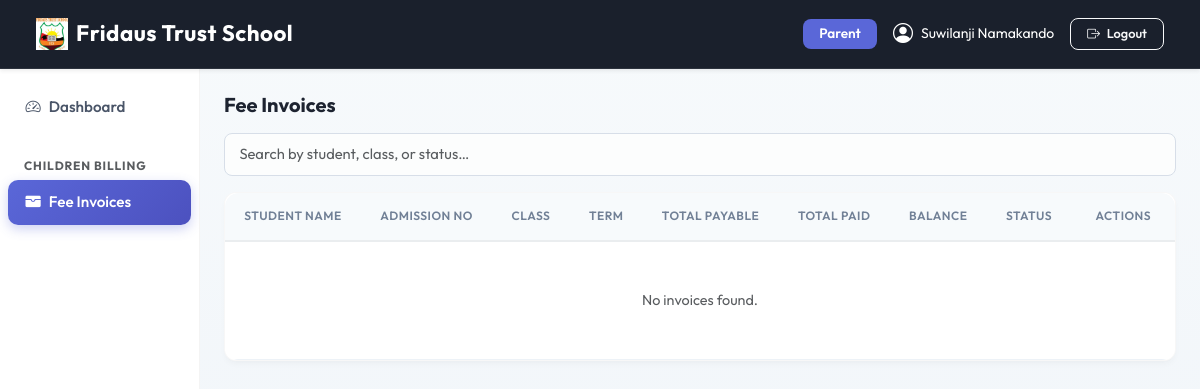
/finance/invoices/ (signed in), run on the app's committed database.
### apps/dashboard/models.py (models this page shows, shortened)
class SchoolSettings(models.Model):
    school_name    = models.CharField(max_length=200, default='SchoolMS')
    logo           = models.ImageField(upload_to='school/logo/', blank=True, null=True)
    favicon        = models.ImageField(upload_to='school/favicon/', blank=True, null=True)
    primary_color  = models.CharField(max_length=7, default='#5a67d8', help_text='Hex color e.g. #5a67d8')
    secondary_color= models.CharField(max_length=7, default='#4c51bf')
    sidebar_color  = models.CharField(max_length=7, default='#ffffff')
    navbar_color   = models.CharField(max_length=7, default='#1a202c')
    address        = models.TextField(blank=True)
    phone          = models.CharField(max_length=20, blank=True)
    email          = models.EmailField(blank=True)
    website        = models.URLField(blank=True)
    class Meta:
        verbose_name = 'School Settings'
    @classmethod
    def get(cls):
        obj, _ = cls.objects.get_or_create(pk=1)
        return obj

### apps/accounts/models.py (models this page shows, shortened)
class User(AbstractUser):
    ROLE_CHOICES = (
        ('superadmin', 'Super Admin'),
        ('admin', 'Admin'),
        ('teacher', 'Teacher'),
        ('student', 'Student'),
        ('parent', 'Parent'),
    )
    role = models.CharField(max_length=20, choices=ROLE_CHOICES)
    phone = models.CharField(max_length=20, blank=True, null=True)
    profile_pic = models.ImageField(upload_to='profile_pictures/', blank=True, null=True)
    created_at = models.DateTimeField(auto_now_add=True)
    @property
    def is_admin(self):
        return self.role in ['superadmin', 'admin'] or self.is_superuser
    @property
    def is_teacher(self):
        return self.role == 'teacher'
    @property
    def is_student(self):
        return self.role == 'student'
    @property
    def is_parent(self):
        return self.role == 'parent'

### apps/finance/views.py (the view)
# urls.py: path('invoices/',                    views.invoice_list,    name='invoice_list'),
@login_required
def invoice_list(request):
    if request.user.is_admin:
        invoices = Invoice.objects.select_related('student__user', 'student_class', 'term').all()
    elif request.user.is_student:
        student = get_object_or_404(Student, user=request.user)
        invoices = Invoice.objects.filter(student=student).select_related('student_class', 'term')
    elif request.user.is_parent:
        parent = request.user.parent_profile
        invoices = Invoice.objects.filter(student__in=parent.students.all()).select_related('student__user', 'student_class', 'term')
    else:
        invoices = Invoice.objects.none()
    return render(request, 'finance/invoice_list.html', {'invoices': invoices})

### apps/dashboard/context_processors.py (called while the page is built)
def school_settings(request):
    return {'school_settings': SchoolSettings.get()}

### templates/finance/invoice_list.html (shortened to what this page needs)
{% extends 'base.html' %}
{% block content %}
<div class="d-flex justify-content-between align-items-center mb-3">
  <h5 class="fw-bold mb-0">Fee Invoices</h5>
</div>
<input type="text" id="invoiceSearch" class="form-control mb-3" placeholder="Search by student, class, or status…">
<div class="card shadow-sm border-0">
  <div class="table-responsive">
    <table class="table table-hover align-middle mb-0" id="invoiceTable">
      <thead class="table-light">
        <tr>
          <th>Student Name</th>
          <th>Admission No</th>
          <th>Class</th>
          <th>Term</th>
          <th>Total Payable</th>
          <th>Total Paid</th>
          <th>Balance</th>
          <th>Status</th>
          <th class="text-end px-4">Actions</th>
        </tr>
      </thead>
      <tbody>
        {% for inv in invoices %}
        <tr id="invoice-row-{{ inv.pk }}">
          <td class="fw-semibold text-dark">{{ inv.student.user.get_full_name }}</td>
          <td><code>{{ inv.student.admission_no }}</code></td>
          <td>{{ inv.student_class.name }}</td>
          <td>{{ inv.term.name }}</td>
          <td class="fw-bold text-secondary">${{ inv.total_payable }}</td>
          <td class="fw-bold text-success">${{ inv.total_paid }}</td>
          <td class="fw-bold {% if inv.balance > 0 %}text-danger{% else %}text-muted{% endif %}">${{ inv.balance }}</td>
          <td>
            {% if inv.status == 'paid' %}
              <span class="badge bg-success-subtle text-success border"><i class="bi bi-check-circle-fill me-1"></i> Fully Paid</span>
            {% elif inv.status == 'partial' %}
              <span class="badge bg-warning-subtle text-warning border text-dark"><i class="bi bi-clock-history me-1"></i> Partially Paid</span>
            {% else %}
              <span class="badge bg-danger-subtle text-danger border"><i class="bi bi-x-circle-fill me-1"></i> Unpaid</span>
            {% endif %}
          </td>
          <td class="text-end px-4">
            <a href="{% url 'finance:invoice_detail' inv.pk %}" class="btn btn-sm btn-outline-primary me-1">
              <i class="bi bi-eye"></i> View Statement
            </a>
            {% if user.is_admin %}
              <button class="btn btn-sm btn-outline-danger btn-delete-invoice" data-id="{{ inv.pk }}" data-url="{% url 'finance:invoice_delete' inv.pk %}">
                <i class="bi bi-trash"></i>
              </button>
            {% endif %}
          </td>
        </tr>
        {% empty %}
        <tr><td colspan="9" class="text-center text-muted py-5">No invoices found.</td></tr>
        {% endfor %}
      </tbody>
    </table>
  </div>
</div>
{% endblock %}

### templates/base.html (shortened to what this page needs)
{% load static %}
<!DOCTYPE html>
<html lang="en">
<head>
  <link href="https://cdn.jsdelivr.net/npm/bootstrap@5.3.2/dist/css/bootstrap.min.css" rel="stylesheet">
  <link href="https://cdn.jsdelivr.net/npm/bootstrap-icons@1.11.3/font/bootstrap-icons.css" rel="stylesheet">
  <link href="https://cdnjs.cloudflare.com/ajax/libs/toastr.js/latest/toastr.min.css" rel="stylesheet">
  <link href="{% static 'css/modern.css' %}" rel="stylesheet">
  <link href="https://cdn.jsdelivr.net/npm/select2@4.1.0-rc.0/dist/css/select2.min.css" rel="stylesheet">
  <link href="https://cdn.jsdelivr.net/npm/select2-bootstrap-5-theme@1.3.0/dist/select2-bootstrap-5-theme.min.css" rel="stylesheet">
</head>
<body>
{% if user.is_authenticated %}
<nav class="navbar navbar-expand-lg navbar-dark sticky-top d-print-none shadow-sm"
     style="background-color: {{ school_settings.navbar_color|default:'#1a202c' }} !important;">
  <div class="container-fluid">
    <a class="navbar-brand fw-bold text-white d-flex align-items-center gap-2" href="/">
      {% if school_settings.logo %}
        <img src="{{ school_settings.logo.url }}" height="32" style="object-fit:contain;" alt="{{ school_settings.school_name }}">
      {% else %}
        <i class="bi bi-shield-check" style="color: var(--school-primary);"></i>
      {% endif %}
      <span>{{ school_settings.school_name|default:"SchoolMS" }}</span>
    </a>
    <div class="collapse navbar-collapse" id="navbarNav">
      <div class="ms-auto d-flex align-items-center gap-3 mt-2 mt-lg-0">
        <span class="badge bg-primary px-3 py-2 text-capitalize" style="font-size: 0.85rem;">{{ user.get_role_display }}</span>
        <a href="{% url 'accounts:profile' %}" class="text-white text-decoration-none d-flex align-items-center gap-2 small">
          {% if user.profile_pic %}
            <img src="{{ user.profile_pic.url }}" class="rounded-circle border border-2 border-white" width="32" height="32" style="object-fit:cover">
          {% else %}
            <i class="bi bi-person-circle fs-5"></i>
          {% endif %}
          <span class="d-none d-sm-inline">{{ user.get_full_name|default:user.username }}</span>
        </a>
        <a href="{% url 'accounts:logout' %}" class="btn btn-outline-light btn-sm px-3"><i class="bi bi-box-arrow-right me-1"></i> Logout</a>
      </div>
    </div>
  </div>
</nav>
<div class="container-fluid">
  <div class="row">
    <aside class="col-lg-2 col-md-3 d-none d-md-block pt-3 px-0 border-end" id="sidebar">
  {% include 'partials/sidebar.html' %}
</aside>
    <main class="col-lg-10 col-md-9 ms-sm-auto px-md-4 py-4 animate-fade-in">
      {% block content %}{% endblock %}
    </main>
  </div>
</div>
{% else %}
  {% block auth_content %}{% endblock %}
{% endif %}
</body>
</html>

### static/css/modern.css (style rules this page uses)
:root { --primary-hsl: 235, 65%, 60%; --success-hsl: 150, 60%, 45%; --warning-hsl: 35, 85%, 55%; --danger-hsl: 355, 75%, 55%; --info-hsl: 185, 70%, 45%; --dark-hsl: 220, 30%, 12%; --bg-hsl: 220, 20%, 97%; --card-bg-hsl: 0, 0%, 100%; --text-muted-hsl: 220, 10%, 50%; --border-radius-sm: 8px; --border-radius-md: 14px; --border-radius-lg: 20px; --shadow-sm: 0 4px 6px -1px rgba(0, 0, 0, 0.05), 0 2px 4px -1px rgba(0, 0, 0, 0.03); --shadow-md: 0 10px 15px -3px rgba(0, 0, 0, 0.06), 0 4px 6px -2px rgba(0, 0, 0, 0.04); --shadow-lg: 0 20px 25px -5px rgba(0, 0, 0, 0.08), 0 10px 10px -5px rgba(0, 0, 0, 0.04); --transition-smooth: all 0.3s cubic-bezier(0.4, 0, 0.2, 1); }
body { font-family: 'Outfit', sans-serif; background-color: hsl(var(--bg-hsl)); color: hsl(var(--dark-hsl)); -webkit-font-smoothing: antialiased; }
.card { border: 1px solid rgba(0, 0, 0, 0.035) !important; border-radius: var(--border-radius-md) !important; box-shadow: var(--shadow-sm); background: #ffffff; transition: var(--transition-smooth); }
#sidebar { background-color: #ffffff; border-right: 1px solid rgba(0, 0, 0, 0.045) !important; padding-top: 1.25rem; }
.table-responsive { border-radius: var(--border-radius-md); overflow: hidden; }
.table { margin-bottom: 0; }
.table th { background-color: #f7fafc; color: #718096; font-size: 0.72rem; text-transform: uppercase; letter-spacing: 0.8px; padding: 0.9rem 1.2rem; font-weight: 700; }
.table td { padding: 0.9rem 1.2rem; font-size: 0.9rem; border-bottom: 1px solid #edf2f7; }
.btn { border-radius: 10px; font-weight: 600; padding: 0.55rem 1.25rem; font-size: 0.9rem; transition: var(--transition-smooth); }
.btn-sm { padding: 0.35rem 0.9rem; font-size: 0.8rem; border-radius: 8px; }
.badge { padding: 0.45em 0.85em; font-weight: 600; font-size: 0.75rem; border-radius: 8px; }
.form-control, .form-select { border-radius: 10px; border: 1px solid #cbd5e0; padding: 0.6rem 0.9rem; font-size: 0.92rem; transition: var(--transition-smooth); background-color: #fcfdfd; }
.table-responsive, main, .content-wrapper { overflow: visible !important; }
.card .table-responsive { overflow-x: auto !important; }
body { height: 100vh !important; max-height: 100vh !important; overflow: hidden !important; }
.container-fluid > .row { height: calc(100vh - 60px); overflow: hidden !important; display: flex; flex-wrap: nowrap; }
#sidebar { height: 100% !important; overflow-y: auto !important; overflow-x: hidden; }
main { height: 100% !important; flex: 1; overflow-y: auto !important; overflow-x: hidden; }
:root { --surface: #ffffff; --surface-muted: #f6f8fb; --ink: #172033; --ink-soft: #526071; --line: #e6ebf2; --accent-blue: #2563eb; --accent-teal: #0f766e; --accent-amber: #b45309; --accent-rose: #be123c; --accent-violet: #6d28d9; --shadow-soft: 0 10px 28px rgba(15, 23, 42, 0.07); --shadow-subtle: 0 1px 2px rgba(15, 23, 42, 0.06); }
body { background: linear-gradient(180deg, #f7fafc 0%, #eef3f8 100%) !important; color: var(--ink); }
main { padding-top: 1.5rem !important; }
.form-control, .form-select { border-color: #d7dee8; border-radius: 8px; min-height: 42px; }

### data on the page
SchoolSettings: logo (picture), school_name "Fridaus Trust School"
User: role "Parent", get_full_name "Suwilanji Namakando"
